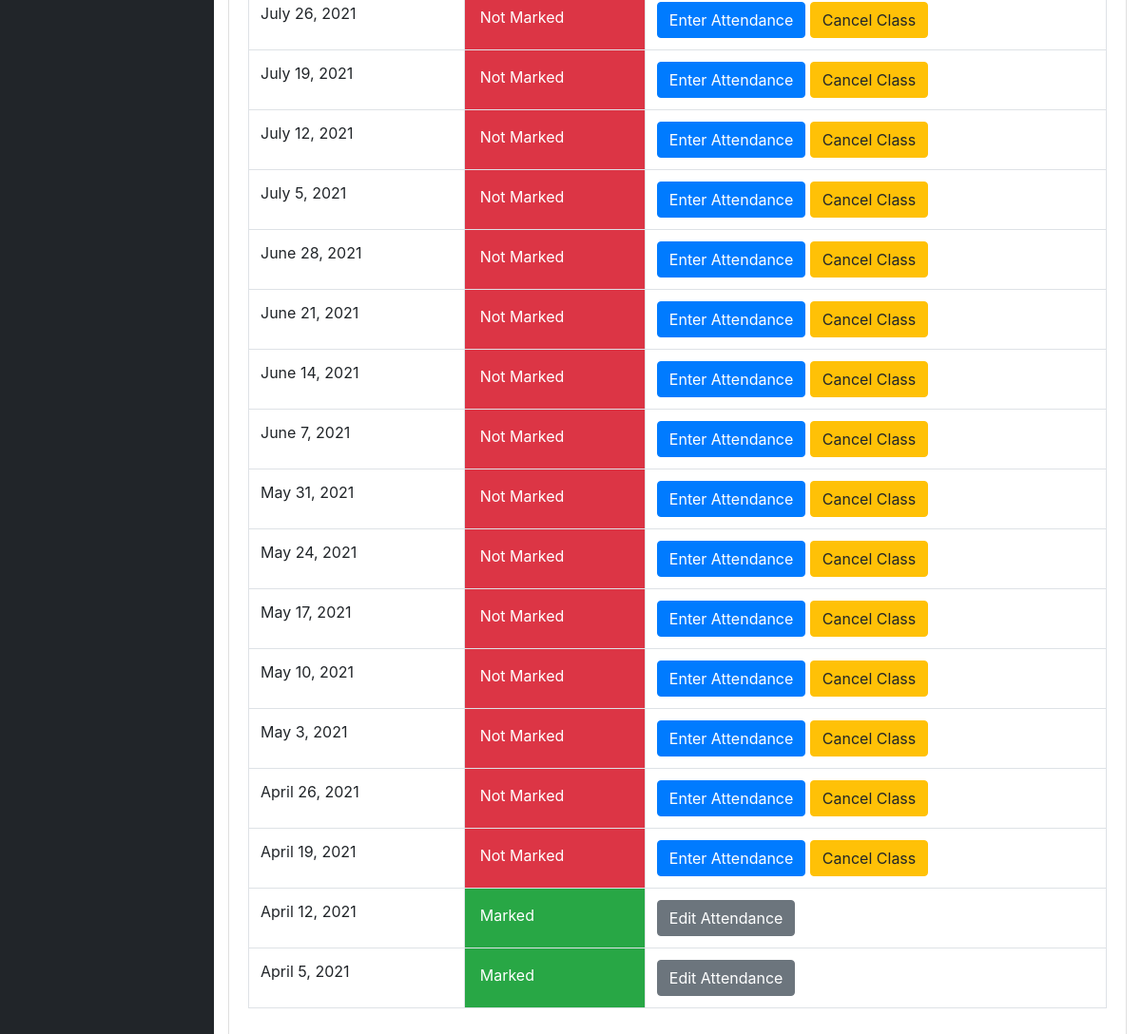
The app's page /info/teacher/1/ClassDates/ (signed in, lower part), older data.
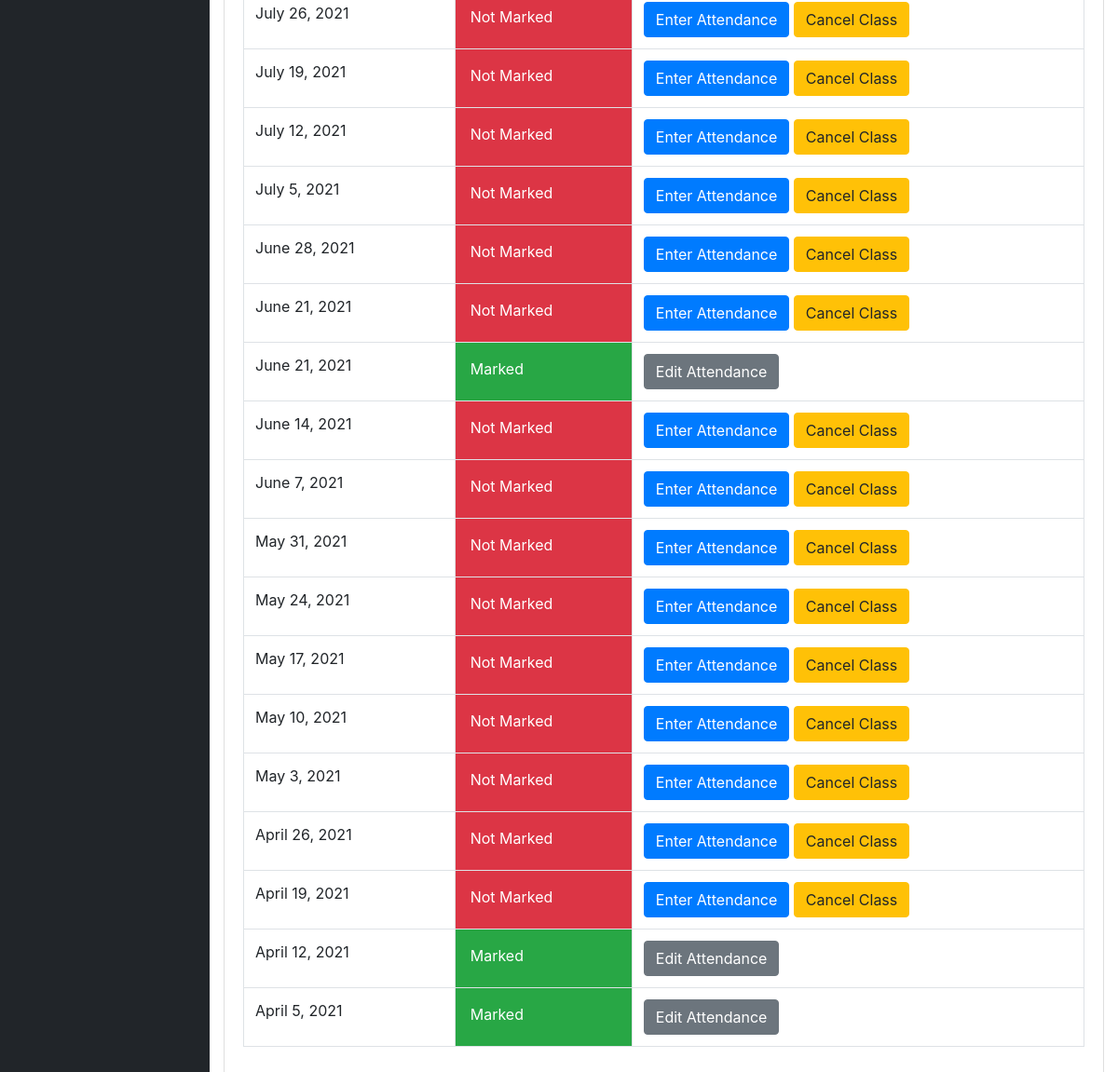
The same page, newer data.
### info/models.py (models this page shows)
class AttendanceClass(models.Model):
    assign = models.ForeignKey(Assign, on_delete=models.CASCADE)
    date = models.DateField()
    status = models.IntegerField(default=0)
    class Meta:
        verbose_name = 'Attendance'
        verbose_name_plural = 'Attendance'

### info/views.py (the view)
# urls.py: path('teacher/<int:assign_id>/ClassDates/', views.t_class_date, name='t_class_date'),
@login_required()
def t_class_date(request, assign_id):
    now = timezone.now()
    ass = get_object_or_404(Assign, id=assign_id)
    att_list = ass.attendanceclass_set.filter(date__lte=now).order_by('-date')
    return render(request, 'info/t_class_date.html', {'att_list': att_list})

### info/models.py (called while the page is built)
    @property
    def is_student(self):
        if hasattr(self, 'student'):
            return True
        return False

### info/templates/info/t_class_date.html (shortened to what this page needs)
{% extends 'info/base.html' %}
{% block content %}
    <div class="card mb-3">
            <div class="card-body">
              <div class="table-responsive">
                <table class="table table-bordered" id="dataTable" width="100%" cellspacing="0">
                  <tbody>
                    {% for a in att_list %}
                    <tr>
                        <td>{{ a.date }}</td>
                        {% if a.status == 0 %}
                            <td class="p-3 mb-2 bg-danger text-white">Not Marked</td>
                            <td>
                                <a class="btn btn-primary" href="{% url 't_attendance' a.id %}" role="button">Enter Attendance</a>
                                <a class="btn btn-warning" href="{% url 'cancel_class' a.id %}">Cancel Class</>
                            </td>
                        {% elif a.status == 1 %}
                            <td class="p-3 mb-2 bg-success text-white">Marked</td>
                            <td><a class="btn btn-secondary" href="{% url 'edit_att' a.id %}" role="button">Edit Attendance</a> </td>
                        {% else %}
                            <td class="p-3 mb-2 bg-warning text-white">Cancelled</td>
                            <td><a class="btn btn-primary" href="{% url 't_attendance' a.id %}" role="button">Enter Attendance</a></td>
                        {% endif %}
                    </tr>
                    {% empty %}
                            <p>student has no courses</p>
                    {% endfor %}
                  </tbody>
                </table>
              </div>
        </div>
    </div>
{% endblock %}

Row changes from the older to the newer data that the page shows:
added AttendanceClass: date "June 21, 2021", status "Marked"
